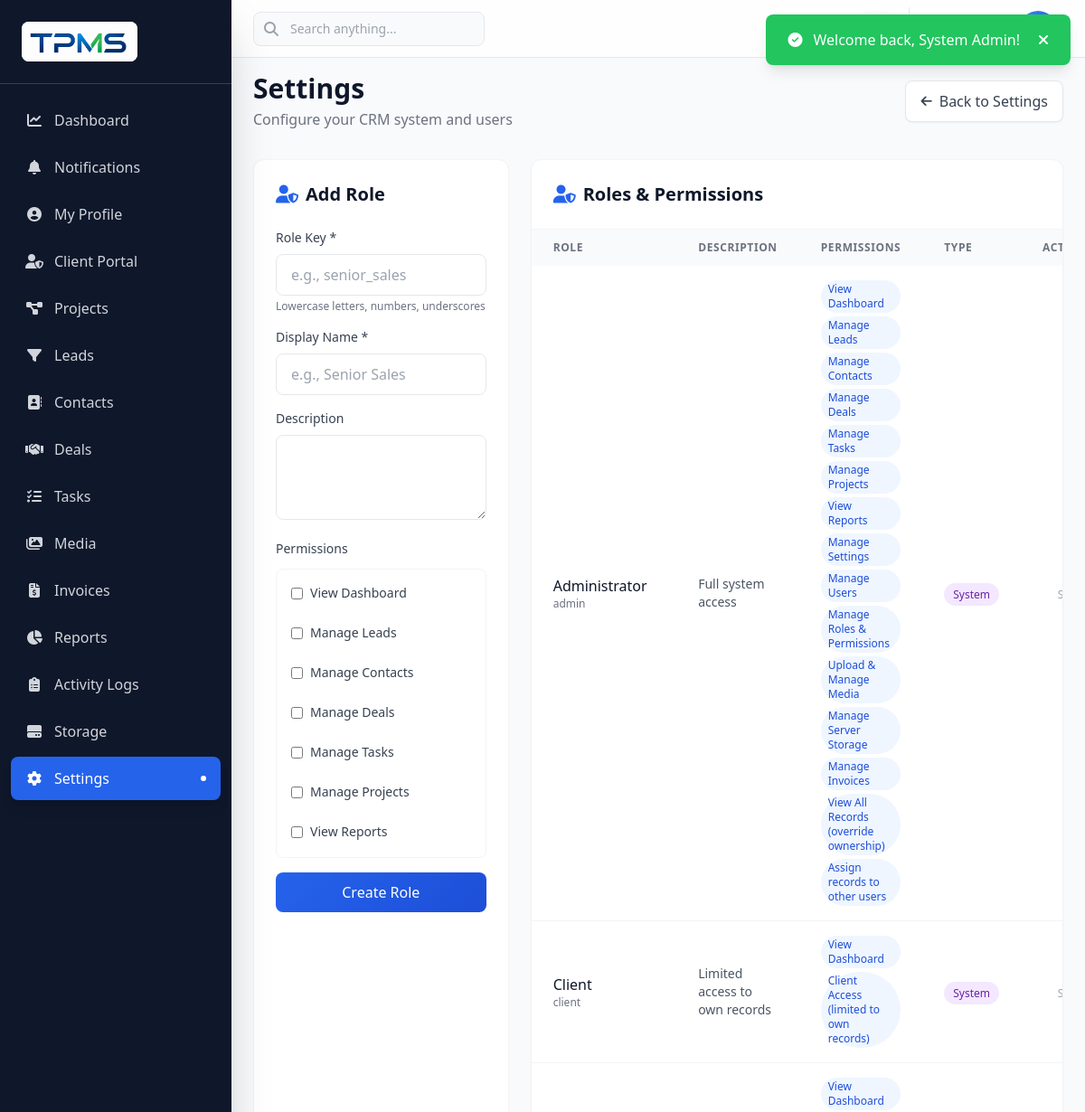
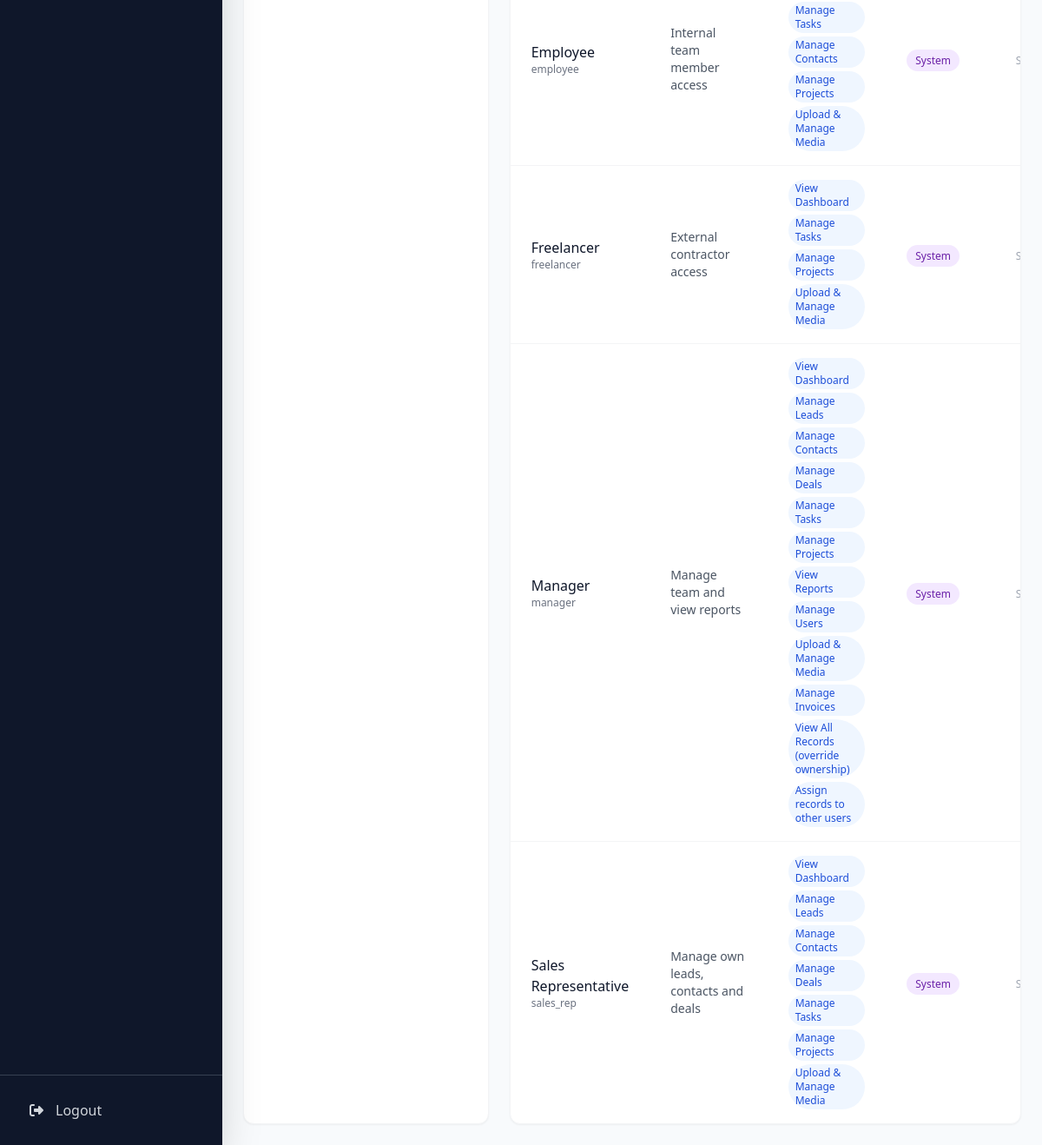
The page /settings.php?section=roles (signed in) on the database its author committed (2 pictures, top to bottom).
### tables this page shows
CREATE TABLE IF NOT EXISTS roles (
    id INT AUTO_INCREMENT PRIMARY KEY,
    name VARCHAR(50) NOT NULL UNIQUE,
    display_name VARCHAR(100) NOT NULL,
    description TEXT DEFAULT NULL,
    permissions JSON NOT NULL,
    is_system TINYINT(1) DEFAULT 0,
    created_at TIMESTAMP DEFAULT CURRENT_TIMESTAMP,
    updated_at TIMESTAMP DEFAULT CURRENT_TIMESTAMP ON UPDATE CURRENT_TIMESTAMP
);

### includes/functions.php (called while the page is built, shortened)
<?php
function sanitize($input) {
    return htmlspecialchars(trim((string)$input), ENT_QUOTES, 'UTF-8');
}

### settings.php (the view, shortened to what this page needs)
<?php
require_once 'includes/header.php';
$db = getDB();
$section = $_GET['section'] ?? '';
$roles = $db->query("SELECT * FROM roles ORDER BY is_system DESC, display_name ASC")->fetchAll();
$allPermissions = $GLOBALS['ALL_PERMISSIONS'];
$editRole = null;
include 'includes/sidebar.php';
?>
<div class="lg:ml-64 min-h-screen transition-all duration-300">
    <?php include 'includes/topbar.php'; ?>
    <main class="p-6 pt-20">
        <div class="mb-8 animate-fade-in">
            <div class="flex items-center justify-between">
                <div>
                    <h1 class="text-3xl font-bold text-secondary-900">Settings</h1>
                    <p class="text-gray-500 mt-1">Configure your CRM system and users</p>
                </div>
                <?php if ($section): ?>
                <a href="settings.php" class="inline-flex items-center gap-2 px-4 py-2.5 bg-white border border-gray-200 text-gray-700 rounded-lg hover:bg-gray-50 transition-colors shadow-sm">
                    <i class="fas fa-arrow-left text-sm"></i>
                    <span>Back to Settings</span>
                </a>
                <?php endif; ?>
            </div>
        </div>
        <?php if (!$section): ?>
        <div class="grid grid-cols-1 md:grid-cols-2 lg:grid-cols-3 gap-6">
            <a href="settings.php?section=general" class="group bg-white rounded-xl shadow-sm border border-gray-100 p-6 hover:shadow-md hover:border-primary-200 transition-all animate-slide-up">
                <div class="w-14 h-14 rounded-xl bg-primary-50 flex items-center justify-center mb-4 group-hover:bg-primary-100 transition-colors">
                    <i class="fas fa-cog text-primary-600 text-2xl"></i>
                </div>
                <h2 class="text-xl font-bold text-secondary-900 mb-2">General Settings</h2>
                <p class="text-gray-500 text-sm">Company info, currency, timezone, date format and system preferences.</p>
            </a>
            <a href="settings.php?section=users" class="group bg-white rounded-xl shadow-sm border border-gray-100 p-6 hover:shadow-md hover:border-primary-200 transition-all animate-slide-up animate-delay-100">
                <div class="w-14 h-14 rounded-xl bg-blue-50 flex items-center justify-center mb-4 group-hover:bg-blue-100 transition-colors">
                    <i class="fas fa-users text-blue-600 text-2xl"></i>
                </div>
                <h2 class="text-xl font-bold text-secondary-900 mb-2">Users Management</h2>
                <p class="text-gray-500 text-sm">Create new users, assign roles and activate or deactivate accounts.</p>
            </a>
            <a href="settings.php?section=roles" class="group bg-white rounded-xl shadow-sm border border-gray-100 p-6 hover:shadow-md hover:border-primary-200 transition-all animate-slide-up animate-delay-200">
                <div class="w-14 h-14 rounded-xl bg-purple-50 flex items-center justify-center mb-4 group-hover:bg-purple-100 transition-colors">
                    <i class="fas fa-user-shield text-purple-600 text-2xl"></i>
                </div>
                <h2 class="text-xl font-bold text-secondary-900 mb-2">Roles & Permissions</h2>
                <p class="text-gray-500 text-sm">Manage custom roles and control access permissions for each role.</p>
            </a>
        </div>
        <?php elseif ($section === 'roles'): ?>
        <div class="grid grid-cols-1 lg:grid-cols-3 gap-6">
            <div class="bg-white rounded-xl shadow-sm border border-gray-100 p-6 animate-slide-up">
                <h2 class="text-xl font-bold text-secondary-900 mb-6 flex items-center gap-2"><i class="fas fa-user-shield text-primary-600"></i> <?php echo $editRole ? 'Edit Role' : 'Add Role'; ?></h2>
                <form method="POST" action="settings.php?section=roles" class="space-y-4">
                    <div>
                        <label class="block text-sm font-medium text-gray-700 mb-2">Role Key *</label>
                        <input type="text" name="role_name" required <?php echo $editRole ? 'readonly' : ''; ?> value="<?php echo sanitize($editRole['name'] ?? ''); ?>"
                               class="w-full px-4 py-2.5 border border-gray-200 rounded-lg focus:outline-none focus:border-primary-500 focus:ring-2 focus:ring-primary-500/20 transition-all <?php echo $editRole ? 'bg-gray-100' : ''; ?>"
                               placeholder="e.g., senior_sales">
                        <p class="text-xs text-gray-500 mt-1">Lowercase letters, numbers, underscores</p>
                    </div>
                    <div>
                        <label class="block text-sm font-medium text-gray-700 mb-2">Display Name *</label>
                        <input type="text" name="role_display_name" required value="<?php echo sanitize($editRole['display_name'] ?? ''); ?>"
                               class="w-full px-4 py-2.5 border border-gray-200 rounded-lg focus:outline-none focus:border-primary-500 focus:ring-2 focus:ring-primary-500/20 transition-all"
                               placeholder="e.g., Senior Sales">
                    </div>
                    <div>
                        <label class="block text-sm font-medium text-gray-700 mb-2">Description</label>
                        <textarea name="role_description" rows="3" class="w-full px-4 py-2.5 border border-gray-200 rounded-lg focus:outline-none focus:border-primary-500 focus:ring-2 focus:ring-primary-500/20 transition-all"><?php echo sanitize($editRole['description'] ?? ''); ?></textarea>
                    </div>
                    <div>
                        <label class="block text-sm font-medium text-gray-700 mb-3">Permissions</label>
                        <div class="space-y-2 max-h-80 overflow-y-auto p-2 border border-gray-100 rounded-lg">
                            <?php
                            $editPerms = $editRole ? json_decode($editRole['permissions'], true) : [];
                            foreach ($allPermissions as $permKey => $permLabel):
                            ?>
                            <label class="flex items-center gap-2 p-2 rounded hover:bg-gray-50 cursor-pointer">
                                <input type="checkbox" name="role_permissions[]" value="<?php echo $permKey; ?>" <?php echo in_array($permKey, $editPerms ?? []) ? 'checked' : ''; ?>
                                       class="rounded border-gray-300 text-primary-600 focus:ring-primary-500">
                                <span class="text-sm text-gray-700"><?php echo sanitize($permLabel); ?></span>
                            </label>
                            <?php endforeach; ?>
                        </div>
                    </div>
                    <div class="flex gap-2">
                        <button type="submit" class="btn-primary flex-1 py-2.5 text-white rounded-lg font-medium"><?php echo $editRole ? 'Update Role' : 'Create Role'; ?></button>
                    </div>
                </form>
            </div>
            <div class="lg:col-span-2 bg-white rounded-xl shadow-sm border border-gray-100 overflow-hidden animate-slide-up animate-delay-100">
                <div class="p-6 border-b border-gray-100">
                    <h2 class="text-xl font-bold text-secondary-900 flex items-center gap-2"><i class="fas fa-user-shield text-primary-600"></i> Roles & Permissions</h2>
                </div>
                <div class="overflow-x-auto">
                    <table class="w-full">
                        <thead class="bg-gray-50">
                            <tr>
                                <th class="px-6 py-3 text-left text-xs font-semibold text-gray-500 uppercase tracking-wider">Role</th>
                                <th class="px-6 py-3 text-left text-xs font-semibold text-gray-500 uppercase tracking-wider">Description</th>
                                <th class="px-6 py-3 text-left text-xs font-semibold text-gray-500 uppercase tracking-wider">Permissions</th>
                                <th class="px-6 py-3 text-left text-xs font-semibold text-gray-500 uppercase tracking-wider">Type</th>
                                <th class="px-6 py-3 text-right text-xs font-semibold text-gray-500 uppercase tracking-wider">Actions</th>
                            </tr>
                        </thead>
                        <tbody class="divide-y divide-gray-100">
                            <?php foreach ($roles as $role):
                                $rolePerms = json_decode($role['permissions'], true) ?: [];
                            ?>
                            <tr class="hover:bg-gray-50 transition-colors">
                                <td class="px-6 py-4">
                                    <p class="font-medium text-secondary-900"><?php echo sanitize($role['display_name']); ?></p>
                                    <p class="text-xs text-gray-500"><?php echo sanitize($role['name']); ?></p>
                                </td>
                                <td class="px-6 py-4 text-sm text-gray-600"><?php echo sanitize($role['description'] ?: '-'); ?></td>
                                <td class="px-6 py-4">
                                    <div class="flex flex-wrap gap-1">
                                        <?php foreach ($rolePerms as $perm): ?>
                                        <span class="px-2 py-0.5 text-xs rounded-full bg-blue-50 text-blue-700"><?php echo sanitize($allPermissions[$perm] ?? $perm); ?></span>
                                        <?php endforeach; ?>
                                    </div>
                                </td>
                                <td class="px-6 py-4"><span class="px-2.5 py-1 text-xs rounded-full <?php echo $role['is_system'] ? 'bg-purple-100 text-purple-800' : 'bg-green-100 text-green-800'; ?>"><?php echo $role['is_system'] ? 'System' : 'Custom'; ?></span></td>
                                <td class="px-6 py-4 text-right">
                                    <?php if (!$role['is_system']): ?>
                                    <a href="settings.php?section=roles&edit_role=<?php echo $role['id']; ?>" class="p-2 text-blue-600 hover:bg-blue-50 rounded-lg transition-colors mr-1"><i class="fas fa-edit"></i></a>
                                    <a href="settings.php?section=roles&delete_role=<?php echo $role['id']; ?>" class="p-2 text-red-600 hover:bg-red-50 rounded-lg transition-colors" data-confirm="Are you sure you want to delete this role?"><i class="fas fa-trash"></i></a>
                                    <?php else: ?>
                                    <span class="text-xs text-gray-400">System</span>
                                    <?php endif; ?>
                                </td>
                            </tr>
                            <?php endforeach; ?>
                        </tbody>
                    </table>
                </div>
            </div>
        </div>
        <?php endif; ?>
    </main>
</div>
<?php include 'includes/footer.php'; ?>

### rows shown on the page
roles: display_name "Administrator", name "admin", description "Full system access", permissions "View Dashboard", permissions "Manage Leads", permissions "Manage Contacts", permissions "Manage Deals", permissions "Manage Tasks", permissions "Manage Projects", permissions "View Reports", permissions "Manage Settings", permissions "Manage Users", permissions "Manage Roles & Permissions", permissions "Upload & Manage Media", permissions "Manage Server Storage", permissions "Manage Invoices", permissions "View All Records (override ownership)", permissions "Assign records to other users", is_system "System"
roles: display_name "Client", name "client", description "Limited access to own records", permissions "View Dashboard", permissions "Client Access (limited to own records)", is_system "System"
roles: display_name "Employee", name "employee", description "Internal team member access", permissions "View Dashboard", permissions "Manage Tasks", permissions "Manage Contacts", permissions "Manage Projects", permissions "Upload & Manage Media", is_system "System"
roles: display_name "Freelancer", name "freelancer", description "External contractor access", permissions "View Dashboard", permissions "Manage Tasks", permissions "Manage Projects", permissions "Upload & Manage Media", is_system "System"
roles: display_name "Manager", name "manager", description "Manage team and view reports", permissions "View Dashboard", permissions "Manage Leads", permissions "Manage Contacts", permissions "Manage Deals", permissions "Manage Tasks", permissions "Manage Projects", permissions "View Reports", permissions "Manage Users", permissions "Upload & Manage Media", permissions "Manage Invoices", permissions "View All Records (override ownership)", permissions "Assign records to other users", is_system "System"
roles: display_name "Sales Representative", name "sales_rep", description "Manage own leads, contacts and deals", permissions "View Dashboard", permissions "Manage Leads", permissions "Manage Contacts", permissions "Manage Deals", permissions "Manage Tasks", permissions "Manage Projects", permissions "Upload & Manage Media", is_system "System"

### other values the page prints
$flash['message'] "Welcome back, System Admin!"
$item['label'] "Dashboard"
$item['label'] "Notifications"
$item['label'] "My Profile"
$item['label'] "Client Portal"
$item['label'] "Projects"
$item['label'] "Leads"
$item['label'] "Contacts"
$item['label'] "Deals"
$item['label'] "Tasks"
$item['label'] "Media"
$item['label'] "Invoices"
$item['label'] "Reports"
$item['label'] "Activity Logs"
$item['label'] "Storage"
